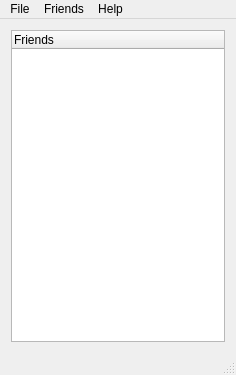
<?xml version="1.0" encoding="UTF-8"?>
<ui version="4.0">
 <class>MainWindow</class>
 <widget class="QMainWindow" name="MainWindow">
  <property name="geometry">
   <rect>
    <x>0</x>
    <y>0</y>
    <width>236</width>
    <height>375</height>
   </rect>
  </property>
  <property name="windowTitle">
   <string>Alert Chat</string>
  </property>
  <widget class="QWidget" name="centralWidget">
   <layout class="QVBoxLayout" name="verticalLayout">
    <item>
     <widget class="QTreeWidget" name="friendView">
      <column>
       <property name="text">
        <string>Friends</string>
       </property>
      </column>
     </widget>
    </item>
   </layout>
  </widget>
  <widget class="QMenuBar" name="menuBar">
   <property name="geometry">
    <rect>
     <x>0</x>
     <y>0</y>
     <width>236</width>
     <height>27</height>
    </rect>
   </property>
   <widget class="QMenu" name="menuFile">
    <property name="title">
     <string>File</string>
    </property>
    <addaction name="actionConnect"/>
    <addaction name="actionDisconnect"/>
    <addaction name="separator"/>
    <addaction name="actionQuit"/>
   </widget>
   <widget class="QMenu" name="menuHelp">
    <property name="title">
     <string>Help</string>
    </property>
    <addaction name="actionAbout"/>
   </widget>
   <widget class="QMenu" name="menuFriends">
    <property name="title">
     <string>Friends</string>
    </property>
    <addaction name="actionAdd_By_Name"/>
   </widget>
   <addaction name="menuFile"/>
   <addaction name="menuFriends"/>
   <addaction name="menuHelp"/>
  </widget>
  <widget class="QStatusBar" name="statusBar"/>
  <action name="actionQuit">
   <property name="text">
    <string>Quit</string>
   </property>
  </action>
  <action name="actionAbout">
   <property name="text">
    <string>About</string>
   </property>
  </action>
  <action name="actionAdd_By_Name">
   <property name="text">
    <string>Add New</string>
   </property>
  </action>
  <action name="actionConnect">
   <property name="text">
    <string>Connect</string>
   </property>
  </action>
  <action name="actionDisconnect">
   <property name="enabled">
    <bool>false</bool>
   </property>
   <property name="text">
    <string>Disconnect</string>
   </property>
  </action>
 </widget>
 <layoutdefault spacing="6" margin="11"/>
 <resources/>
 <connections/>
</ui>
